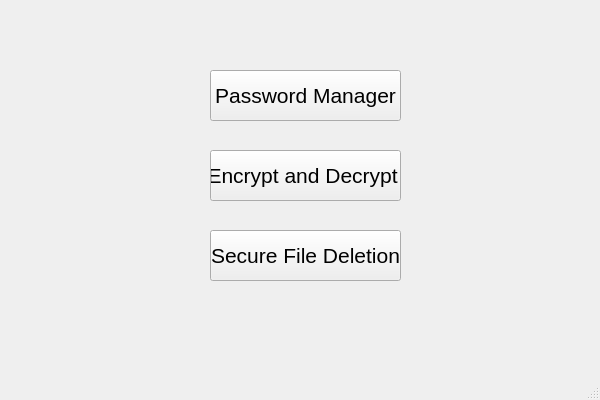
<?xml version="1.0" encoding="UTF-8"?>
<ui version="4.0">
 <class>MainWindow</class>
 <widget class="QMainWindow" name="MainWindow">
  <property name="geometry">
   <rect>
    <x>0</x>
    <y>0</y>
    <width>600</width>
    <height>400</height>
   </rect>
  </property>
  <property name="font">
   <font>
    <weight>50</weight>
    <bold>false</bold>
   </font>
  </property>
  <property name="windowTitle">
   <string>MainWindow</string>
  </property>
  <widget class="QWidget" name="centralwidget">
   <widget class="QPushButton" name="Password_Manager_Button">
    <property name="geometry">
     <rect>
      <x>210</x>
      <y>70</y>
      <width>191</width>
      <height>51</height>
     </rect>
    </property>
    <property name="font">
     <font>
      <pointsize>16</pointsize>
     </font>
    </property>
    <property name="text">
     <string>Password Manager</string>
    </property>
   </widget>
   <widget class="QPushButton" name="Encrypt_Button">
    <property name="geometry">
     <rect>
      <x>210</x>
      <y>150</y>
      <width>191</width>
      <height>51</height>
     </rect>
    </property>
    <property name="font">
     <font>
      <pointsize>16</pointsize>
     </font>
    </property>
    <property name="text">
     <string>Encrypt and Decrypt </string>
    </property>
   </widget>
   <widget class="QPushButton" name="Secure_File_Deletion_Button">
    <property name="geometry">
     <rect>
      <x>210</x>
      <y>230</y>
      <width>191</width>
      <height>51</height>
     </rect>
    </property>
    <property name="font">
     <font>
      <pointsize>16</pointsize>
     </font>
    </property>
    <property name="text">
     <string>Secure File Deletion</string>
    </property>
   </widget>
  </widget>
  <widget class="QMenuBar" name="menubar">
   <property name="geometry">
    <rect>
     <x>0</x>
     <y>0</y>
     <width>600</width>
     <height>18</height>
    </rect>
   </property>
  </widget>
  <widget class="QStatusBar" name="statusbar"/>
 </widget>
 <resources/>
 <connections/>
</ui>
